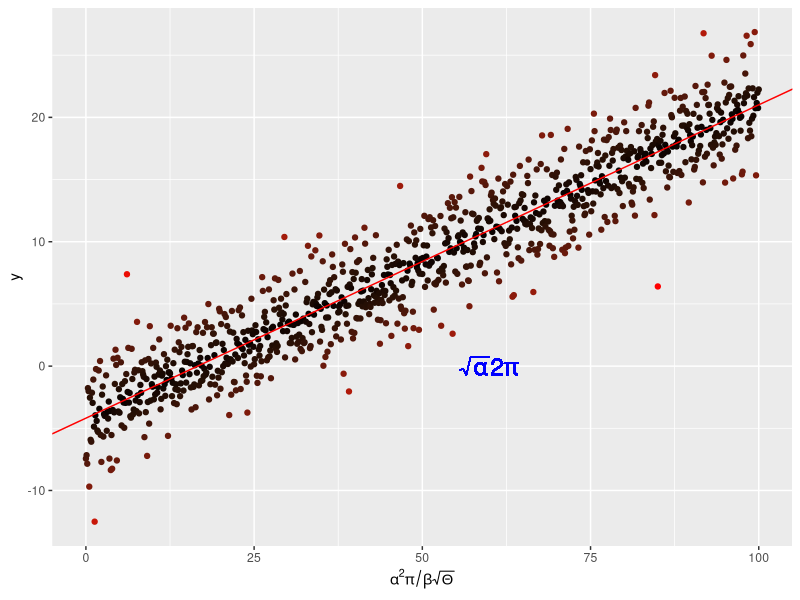
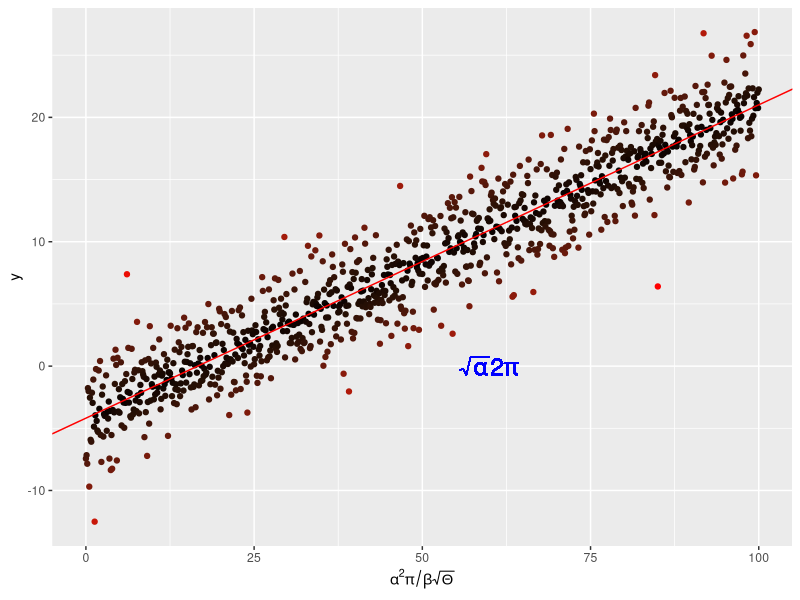

Write R code to recreate these figures, in order.
# Author: Ekadh er925@ic.ac.uk
# Date: Oct 2025
# Desc: A script to plot linear regression with ggplot2

library(ggplot2)

x <- seq(0, 100, by = 0.1)
y <- -4. + 0.25 * x +
  rnorm(length(x), mean = 0., sd = 2.5)

# and put them in a dataframe
my_data <- data.frame(x = x, y = y)

# perform a linear regression
my_lm <- summary(lm(y ~ x, data = my_data))

# plot the data
p <-  ggplot(my_data, aes(x = x, y = y,
                          colour = abs(my_lm$residual))
             ) +
  geom_point() +
  scale_colour_gradient(low = "black", high = "red") +
  theme(legend.position = "none") +
  scale_x_continuous(
    expression(alpha^2 * pi / beta * sqrt(Theta)))

# add the regression line
p <- p + geom_abline(
  intercept = my_lm$coefficients[1][1],
  slope = my_lm$coefficients[2][1],
  colour = "red")
# throw some math on the plot
p <- p + geom_text(aes(x = 60, y = 0,
                       label = "sqrt(alpha) * 2* pi"), 
                       parse = TRUE, size = 6, 
                       colour = "blue")

p

#Saves the figure
ggsave("../results/MyLineReg.pdf", width = 8, height = 6)
